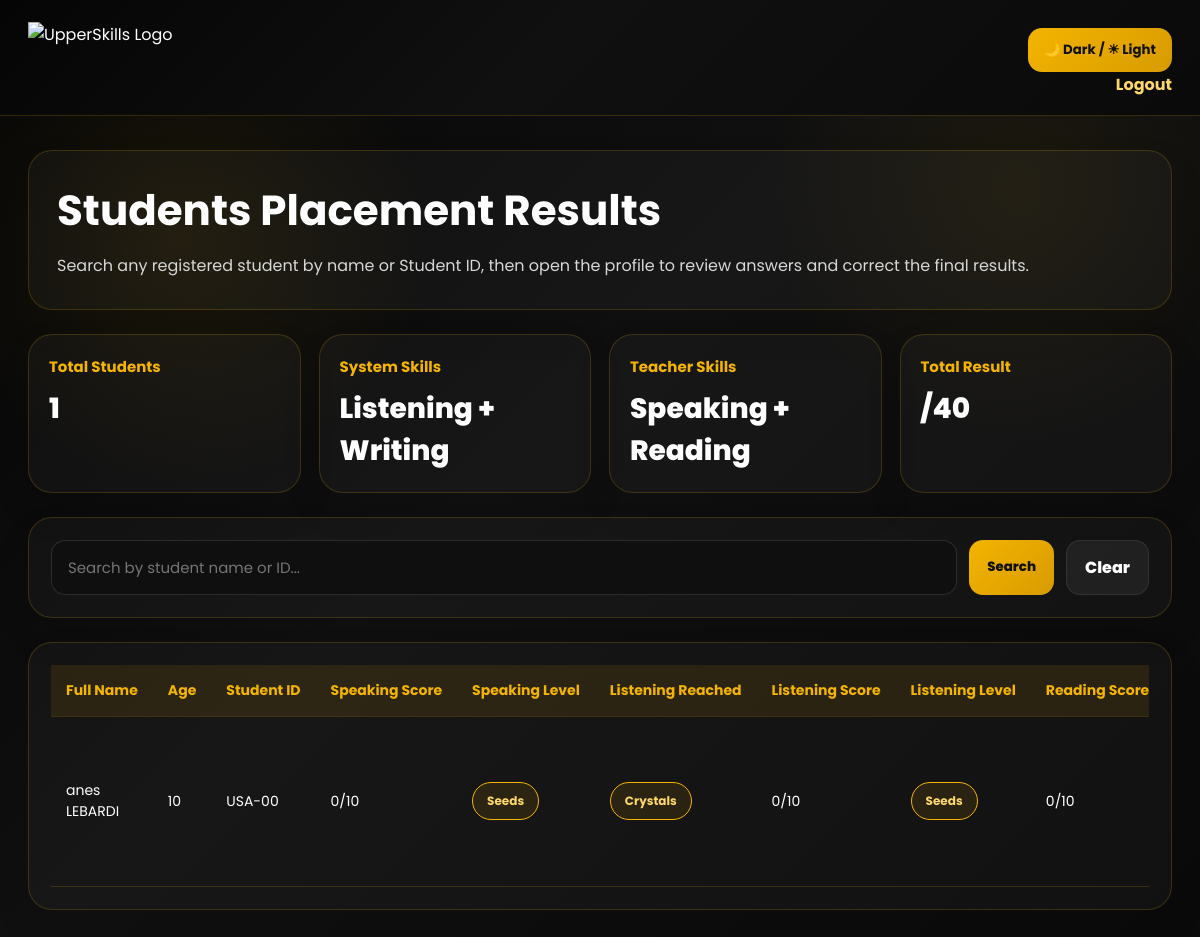
/admin-dashboard/ (signed in), run on the app's committed database.
### test_app/models.py (models this page shows, shortened)
class StudentResult(models.Model):
    full_name = models.CharField(max_length=255)
    age = models.PositiveIntegerField()
    student_id = models.CharField(max_length=100, unique=True)
    listening_answers = models.JSONField(default=dict, blank=True)
    writing_answers = models.JSONField(default=dict, blank=True)
    listening_reached_level = models.CharField(max_length=50, default="Not started")
    writing_reached_level = models.CharField(max_length=50, default="Not started")
    listening_done = models.BooleanField(default=False)
    writing_done = models.BooleanField(default=False)
    speaking_score = models.PositiveIntegerField(default=0)
    listening_score = models.PositiveIntegerField(default=0)
    reading_score = models.PositiveIntegerField(default=0)
    writing_score = models.PositiveIntegerField(default=0)
    speaking_level = models.CharField(max_length=50, default="Seeds")
    listening_level = models.CharField(max_length=50, default="Seeds")
    reading_level = models.CharField(max_length=50, default="Seeds")
    writing_level = models.CharField(max_length=50, default="Seeds")
    @property
    def total_score(self):
        return (
            self.speaking_score
            + self.listening_score
            + self.reading_score
            + self.writing_score
        )
    @property
    def overall_level(self):
        total = self.total_score
        if total <= 10:
            return "Seeds"
        elif total <= 20:
            return "Sparks"
        elif total <= 30:
            return "Rays"
        return "Crystals"

### test_app/views.py (the view, shortened to what this page needs)
# urls.py: path("admin-dashboard/", views.admin_dashboard, name="admin_dashboard"),
@login_required(login_url="teacher_login")
def admin_dashboard(request):
    search_query = request.GET.get("q", "").strip()
    students = StudentResult.objects.all().order_by("-id")
    return render(
        request,
        "test_app/admin_dashboard.html",
        {
            "students": students,
            "total_students": StudentResult.objects.count(),
            "search_query": search_query,
        },
    )

### test_app/templates/test_app/admin_dashboard.html (shortened to what this page needs)
{% load static %}
<!DOCTYPE html>
<html lang="en">
<head>
    {% load static %}
</head>
<body>
    <header class="topbar">
        <div class="topbar-inner">
            <img src="{% static 'test_app/images/upperskills_logo.png' %}" alt="UpperSkills Logo" class="brand-logo-img">
            <div style="text-align:right;">
                <div style="margin-top:10px;">
                    <button id="themeToggle" class="theme-toggle-btn" type="button">🌙 Dark / ☀ Light</button></br>
                    <a href="{% url 'teacher_logout' %}" style="text-decoration:none; color:#ffd76b; font-weight:700;">Logout </a>
                </div>
            </div>
        </div>
    </header>
    <main class="page">
        <section class="hero">
            <h1>Students Placement Results</h1>
            <p>
                Search any registered student by name or Student ID, then open the profile to review answers and correct the final results.
            </p>
        </section>
        <section class="stats-row">
            <div class="stat-box">
                <h3>Total Students</h3>
                <div class="value">{{ total_students }}</div>
            </div>
            <div class="stat-box">
                <h3>System Skills</h3>
                <div class="value">Listening + Writing</div>
            </div>
            <div class="stat-box">
                <h3>Teacher Skills</h3>
                <div class="value">Speaking + Reading</div>
            </div>
            <div class="stat-box">
                <h3>Total Result</h3>
                <div class="value">/40</div>
            </div>
        </section>
        <section class="search-card">
            <form method="get" class="search-form">
                <input type="text" name="q" placeholder="Search by student name or ID..." value="{{ search_query }}">
                <button type="submit" class="search-btn">Search</button>
                <a href="{% url 'admin_dashboard' %}" class="clear-btn">Clear</a>
            </form>
        </section>
        <section class="table-card">
            <div class="table-wrapper">
                <table>
                    <thead>
                        <tr>
                            <th>Full Name</th>
                            <th>Age</th>
                            <th>Student ID</th>
                            <th>Speaking Score</th>
                            <th>Speaking Level</th>
                            <th>Listening Reached</th>
                            <th>Listening Score</th>
                            <th>Listening Level</th>
                            <th>Reading Score</th>
                        </tr>
                    </thead>
                    <tbody>
                        {% for student in students %}
                        <tr>
                            <td>{{ student.full_name }}</td>
                            <td>{{ student.age }}</td>
                            <td>{{ student.student_id }}</td>
                            <td>{{ student.speaking_score }}/10</td>
                            <td><span class="badge">{{ student.speaking_level }}</span></td>
                            <td><span class="badge">{{ student.listening_reached_level }}</span></td>
                            <td>{{ student.listening_score }}/10</td>
                            <td><span class="badge">{{ student.listening_level }}</span></td>
                            <td>{{ student.reading_score }}/10</td>
                        </tr>
                        {% empty %}
                        <tr>
                            <td colspan="16" class="muted">No students found.</td>
                        </tr>
                        {% endfor %}
                    </tbody>
                </table>
            </div>
        </section>
    </main>
</body>
</html>

### test_app/templates/test_app/admin_dashboard.html (style rules this page uses)
:root { --bg-main: radial-gradient(circle at 15% 25%, rgba(244,180,0,0.08), transparent 20%), radial-gradient(circle at 85% 20%, rgba(244,180,0,0.06), transparent 20%), linear-gradient(135deg, #050505, #101010 45%, #0a0a0a); --text-main: #ffffff; --card-bg: rgba(255,255,255,0.03); --card-border: rgba(244,180,0,0.18); --muted-text: #d7d7d7; --accent: #f4b400; --accent-dark: #d89b00; --input-bg: #0f0f0f; --input-border: rgba(255,255,255,0.12); --thead-bg: rgba(244,180,0,0.10); --row-hover: rgba(244,180,0,0.04); --soft-btn-bg: rgba(255,255,255,0.06); --soft-btn-border: rgba(255,255,255,0.08); --pill-bg: rgba(244,180,0,0.10); --pill-text: #ffd76b; }
* { margin:0; padding:0; box-sizing:border-box; font-family:'Poppins',sans-serif; }
body { min-height:100vh; background: var(--bg-main); color: var(--text-main); }
.topbar { border-bottom:1px solid rgba(244,180,0,0.18); background: linear-gradient(135deg,#050505,#101010 45%,#0a0a0a); }
.topbar-inner { max-width:1550px; margin:auto; padding:18px 28px; display:flex; justify-content:space-between; align-items:center; gap:20px; flex-wrap:wrap; }
.brand-logo-img { height:72px; width:auto; display:block; }
.theme-toggle-btn { border: none; padding: 12px 16px; border-radius: 14px; font-weight: 700; cursor: pointer; background: linear-gradient(135deg, var(--accent), var(--accent-dark)); color: #111; }
.page { max-width:1550px; margin:auto; padding:34px 28px 42px; }
.hero, .stat-box, .search-card, .table-card { background: var(--card-bg); border:1px solid var(--card-border); border-radius:24px; box-shadow:0 18px 40px rgba(0,0,0,0.08); }
.hero { margin-bottom:24px; padding:28px; }
.hero h1 { font-size:42px; margin-bottom:10px; color: var(--text-main); }
.hero p, .muted { color: var(--muted-text); line-height:1.8; font-size:16px; }
.stats-row { display:grid; grid-template-columns:repeat(4,1fr); gap:18px; margin-bottom:24px; }
.stat-box { padding:20px; }
.stat-box h3 { color:var(--accent); font-size:15px; margin-bottom:10px; }
.stat-box .value { font-size:28px; font-weight:800; color: var(--text-main); }
.search-card { padding:22px; margin-bottom:24px; }
.search-form { display:flex; gap:12px; flex-wrap:wrap; }
.search-form input { flex:1; min-width:260px; padding:14px 16px; border-radius:14px; border:1px solid var(--input-border); background:var(--input-bg); color:var(--text-main); outline:none; font-size:15px; }
.search-btn, .clear-btn { display:inline-block; text-decoration:none; padding:14px 18px; border-radius:14px; font-weight:800; border:none; cursor:pointer; }
.search-btn { background:linear-gradient(135deg,var(--accent),var(--accent-dark)); color:#111; }
.clear-btn { background:var(--soft-btn-bg); color:var(--text-main); border:1px solid var(--soft-btn-border); }
.table-card { padding:22px; }
.table-wrapper { overflow-x:auto; }
table { width:100%; min-width:1850px; border-collapse:collapse; }
thead tr { background:var(--thead-bg); }
th, td { padding:15px; text-align:left; border-bottom:1px solid var(--card-border); vertical-align:middle; }
th { color:var(--accent); font-size:14px; white-space:nowrap; }
td { color:var(--text-main); font-size:14px; }
.badge { display:inline-block; padding:9px 14px; border-radius:999px; background:var(--pill-bg); border:1px solid var(--accent); color:var(--pill-text); font-weight:700; font-size:12px; }

### data on the page
StudentResult: full_name "anes LEBARDI", age "10", student_id "USA-00", speaking_score "0", speaking_level "Seeds", listening_reached_level "Crystals", listening_score "0", listening_level "Seeds", reading_score "0"

### other printed values
{{ total_students }} "1"
